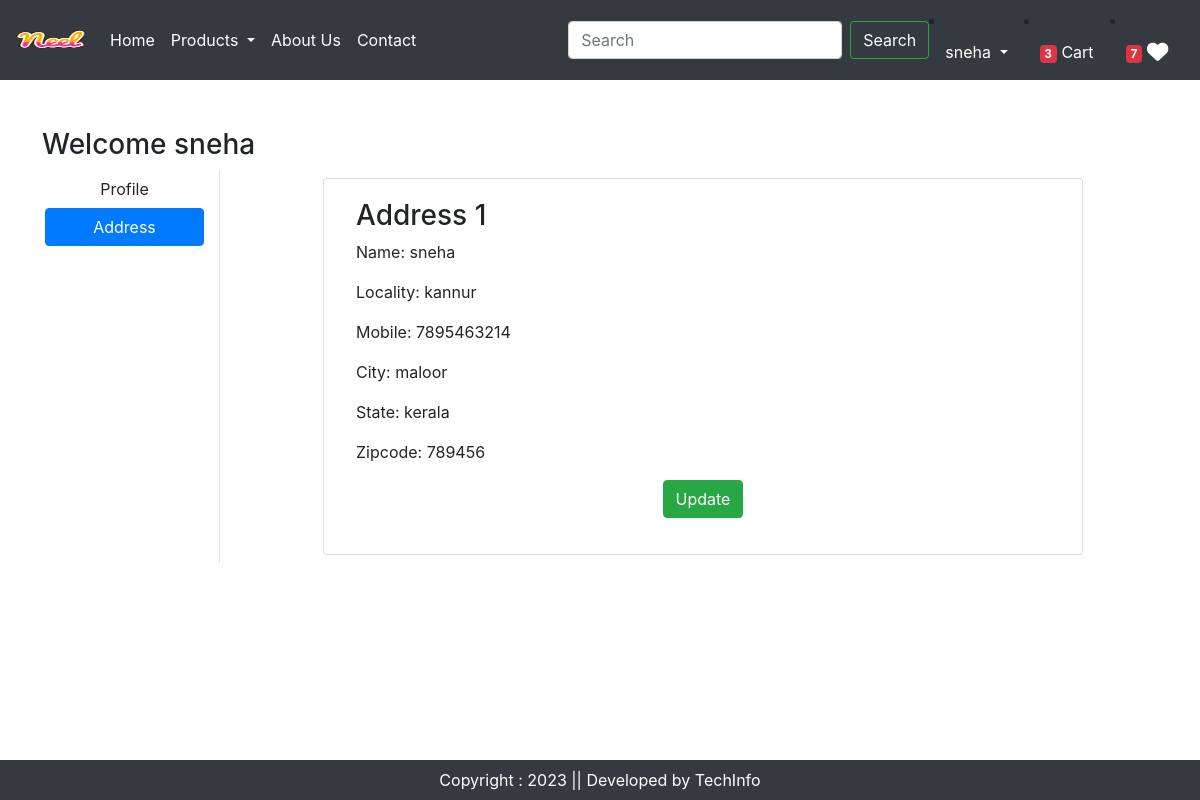
Page /address/ (signed in) on the committed database.
### ecom_app/models.py (models this page shows, shortened)
class Customer(models.Model):
    user=models.ForeignKey(User,on_delete=models.CASCADE)
    name=models.CharField(max_length=200)
    locality=models.CharField(max_length=200)
    city=models.CharField(max_length=50)
    mobile=models.IntegerField(default=0)
    zipcode=models.IntegerField()
    state=models.CharField(choices=STATE_CHOICES,max_length=100)

### ecom_app/views.py (the view)
# urls.py: path('address/',views.address,name='address'),
@login_required
def address(request):
    add=Customer.objects.filter(user=request.user)
    totalitem = 0
    whishitem = 0
    if request.user.is_authenticated:
        totalitem = len(Cart.objects.filter(user=request.user))
        whishitem = len(Whishlist.objects.filter(user=request.user))
    return render(request, 'address.html', locals())

### template/address.html (shortened to what this page needs)
{% extends 'base.html' %}
{% load static %}
{% block main-content %}
<div class="container my-5">
    <div class="row">
        <h3>Welcome <span class="text-Capitalize">{{request.user}}</span></h3>
        <div class="col-sm-2 border-end">
            <ul class="list-unstyled">
                <li class="d-grid"><a href="{% url 'profile' %}" class="btn ">Profile</a></li>
                <li class="d-grid"><a href="{% url 'address' %}" class="btn btn-primary ">Address</a></li>
            </ul>
        </div>
        <div class="col-sm-8 offset-sm-1">
            <div class="row">
                {% for ad in add %}
                <div class="card m-2">
                    <div class="card-body">
                        <h3>Address {{forloop.counter}}</h3>
                        <p>Name: {{ad.name}}</p>
                        <p>Locality: {{ad.locality}}</p>
                        <p>Mobile: {{ad.mobile}}</p>
                        <p>City: {{ad.city}}</p>
                        <p>State: {{ad.state}}</p>
                        <p>Zipcode: {{ad.zipcode}}</p>
                        <p class="text-center"><a href="{% url 'UpdateAddress' pk=ad.id %}" type="button" class="btn btn-success">Update</a></p>
                    </div>
                </div>
                {% endfor %}
            </div>
        </div>
    </div>
</div>
{% endblock main-content %}

### template/base.html (shortened to what this page needs)
{% load static %}
<!DOCTYPE html>
<html lang="en">
<head>
  <link href="https://cdn.jsdelivr.net/npm/bootstrap@5.0.2/dist/css/bootstrap.min.css" rel="stylesheet">
<link rel="stylesheet" href="https://cdn.jsdelivr.net/npm/bootstrap@4.4.1/dist/css/bootstrap.min.css">
<link rel="stylesheet" href="{% static 'css/owl.carousel.min.css' %}">
    <link rel="stylesheet" href="{% static 'css/style.css' %}">
    <link rel="stylesheet" href="{% static 'css/all.min.css' %}">
</head>
<body>
<nav class="navbar navbar-expand-lg navbar-dark bg-dark">
  <a class="navbar-brand" href="#">
    <img src="{% static 'images/Neel.png' %}" width="70" height="40">
  </a>
  <div class="collapse navbar-collapse" id="navbarSupportedContent">
    <ul class="navbar-nav mr-auto">
      {% if request.user.is_authenticated %}
      <li class="nav-item active">
        <a class="nav-link" href="/">Home <span class="sr-only">(current)</span></a>
      </li>
      <li class="nav-item dropdown">
        <a class="nav-link dropdown-toggle text-white" href="#" id="navbarDropdown" role="button" data-toggle="dropdown" aria-haspopup="true" aria-expanded="false">
          Products
        </a>
      </li>
      <li class="nav-item">
        <a class="nav-link text-white" href="{% url 'about' %}" tabindex="-1" aria-disabled="true">About Us</a>
      </li>
      <li class="nav-item">
        <a class="nav-link text-white" href="{% url 'contact' %}" tabindex="-1" aria-disabled="true">Contact</a>
      </li>
    </ul>
    <form class="form-inline my-2 my-lg-0" action="/search">
      <input class="form-control mr-sm-2" type="search" placeholder="Search" aria-label="Search">
      <button class="btn btn-outline-success my-2 my-sm-0 text-white" type="submit">Search</button>
    </form>
    <li class="nav-item dropdown">
        <a class="nav-link dropdown-toggle text-white" href="#" id="profileDropdown" role="button" data-toggle="dropdown" aria-haspopup="true" aria-expanded="false">
          {{request.user}}
        </a>
      </li>
      <li class="nav-item">
        <a class="nav-link text-white" href="{% url 'showcart' %}" tabindex="-1" aria-disabled="true"><span class="badge bg-danger">{% if totalitem > 0 %} {{totalitem}} {% endif %}</span> Cart</a>
      </li>
      <li class="nav-item">
        <a class="nav-link text-white" href="{% url 'wishlist' %}" tabindex="-1" aria-disabled="true"><span class="badge bg-danger">{% if whishitem > 0 %} {{whishitem }} {% endif %}</span> <i class="fas fa-heart fa-lg"></i></a>
      </li>
    {% endif %}
  </div>
</nav>
{% block main-content %} {% endblock main-content %}
<footer class="container-fluid bg-dark text-center text-white fixed-bottom p-2 mt-5">
  Copyright : 2023 || Developed by TechInfo
</footer>
</body>
</html>

### rows in the picture
Customer: name "sneha", locality "kannur", mobile "7895463214", city "maloor", state "kerala", zipcode "789456"

### other values in the picture
{{ request.user }} "sneha"
{{ totalitem }} "3"
{{ whishitem }} "7"
